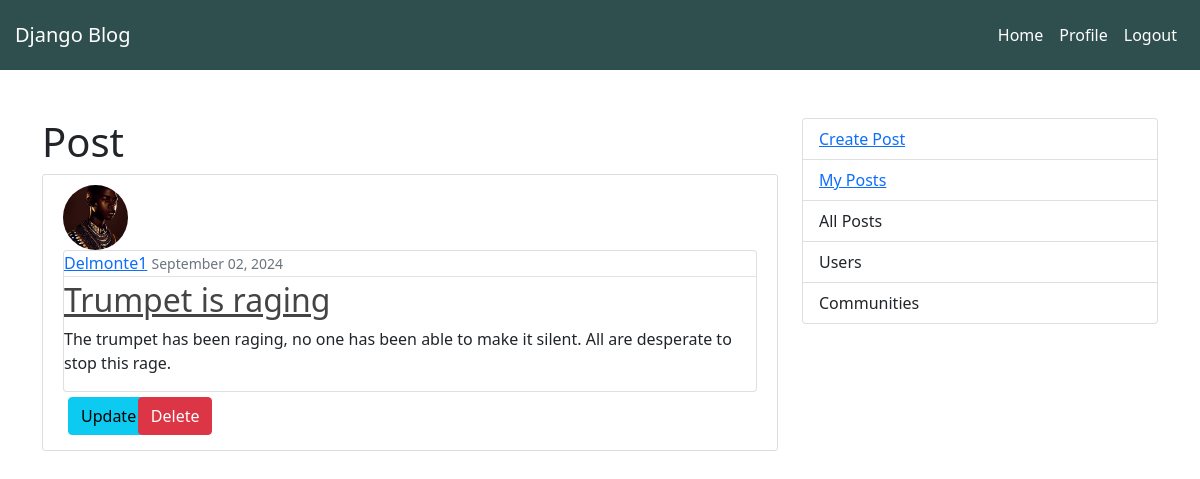
/post/3/ (signed in), run on an earlier commit of the app's database.
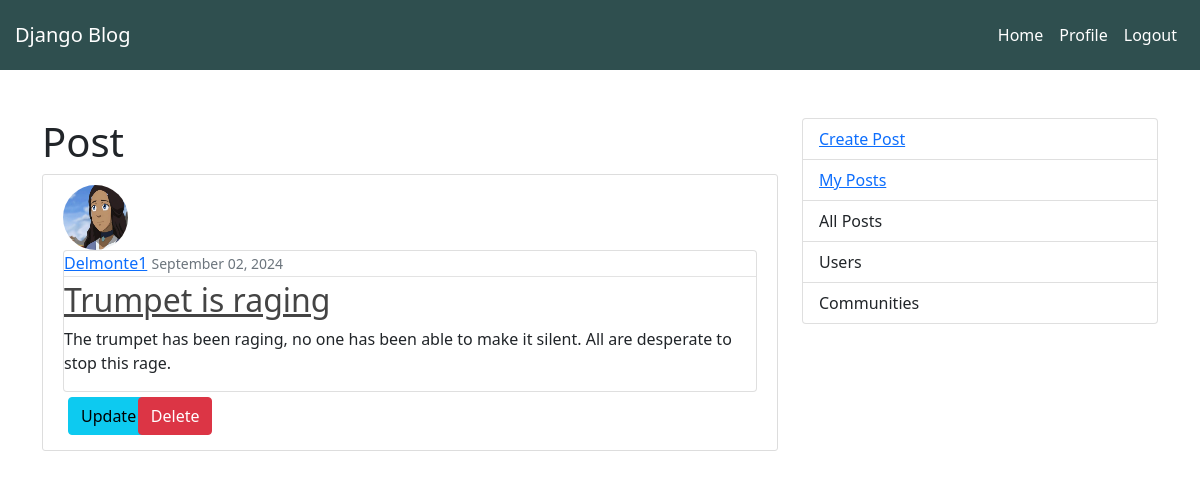
And on a later commit of the database.
### newblog/models.py (models this page shows, shortened)
class Post(models.Model):
    title = models.CharField(max_length=200)
    excerpt = models.CharField(default="Excerpt", max_length=200)
    content = models.TextField()
    date_posted = models.DateTimeField(default=timezone.now)
    author = models.ForeignKey(User, on_delete=models.CASCADE)

### users/models.py (models this page shows, shortened)
class Profile(models.Model):
    user = models.OneToOneField(User, on_delete=models.CASCADE)
    image = models.ImageField(default="profile_pics/default.jpg", upload_to="profile_pics")

### newblog/views.py (the view)
# urls.py: path('post/<int:pk>/',login_required(views.PostDetailView.as_view()), name='post-detail'),
class PostDetailView(DetailView):
    model = Post

### newblog/templates/newblog/post_detail.html
{% extends "newblog/base.html" %}
{% block content %}
<h1>Post</h1>
<div>
    <article class="media content-section">
        <img class="rounded-circle article-img" src="{{ post.author.profile.image.url }}">
        <div class="media-body card">
            <div class="article-metadata">
                <a class="mr-2" href="#">{{ post.author }}</a>
                <small class="text-muted">{{ post.date_posted|date:"F d, Y" }}</small>
            </div>
            <h2><a class="article-title" href="#">{{ post.title }}</a></h2>
            <p class="article-content">{{ post.content }}</p>
        </div>
        {% if user.username == post.author.username %}
        <div class="row justify-content-left">
            <div class="col-md-1" style="margin: 5px;">
                <a type="button" class="btn btn-info" href="{% url 'post-update' post.pk %}">Update</a>
            </div>
            <div class="col-md-1" style="margin: 5px;" >
                <a type="button" class="btn btn-danger" href="{% url 'post-delete' post.pk %}">Delete</a>
            </div>
        </div>
        {% endif %}
    </article>
</div>
{% endblock content %}

What changed in the data, as far as the page shows it:
changed through a linked row, Post "Trumpet is raging": author.profile.image: picture added in place of a placeholder
